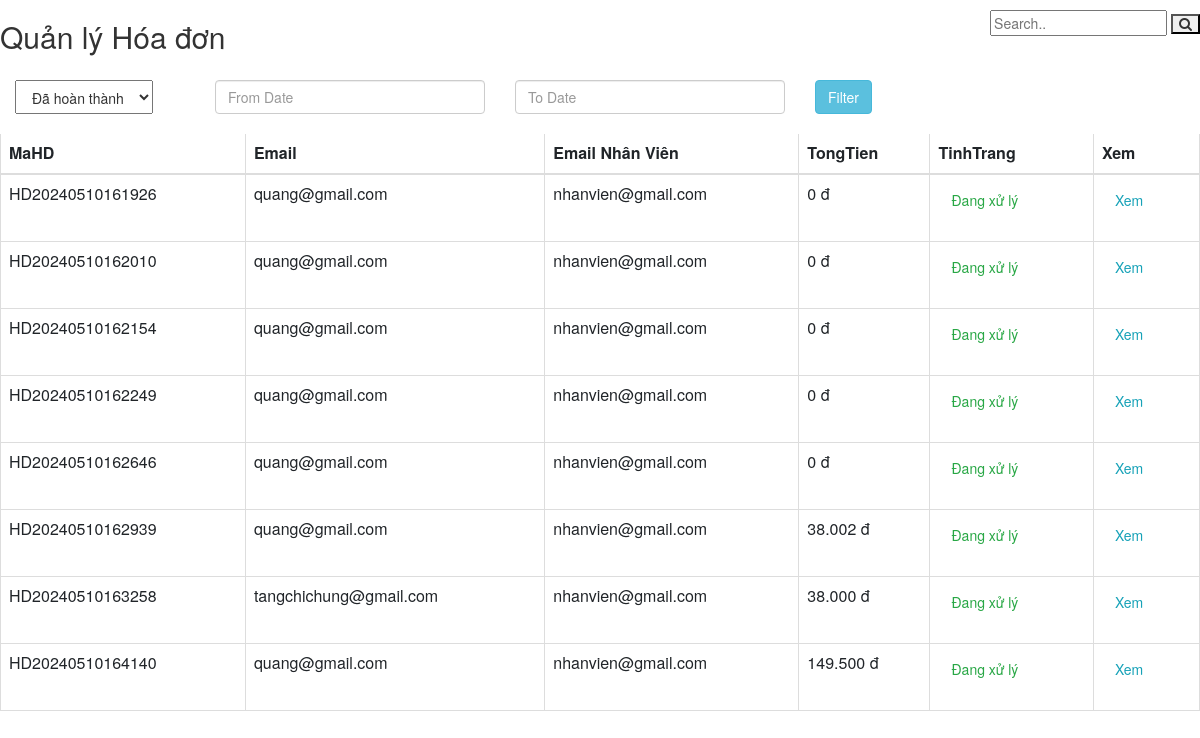
Before: /admin/DonHang.php with the older database file.
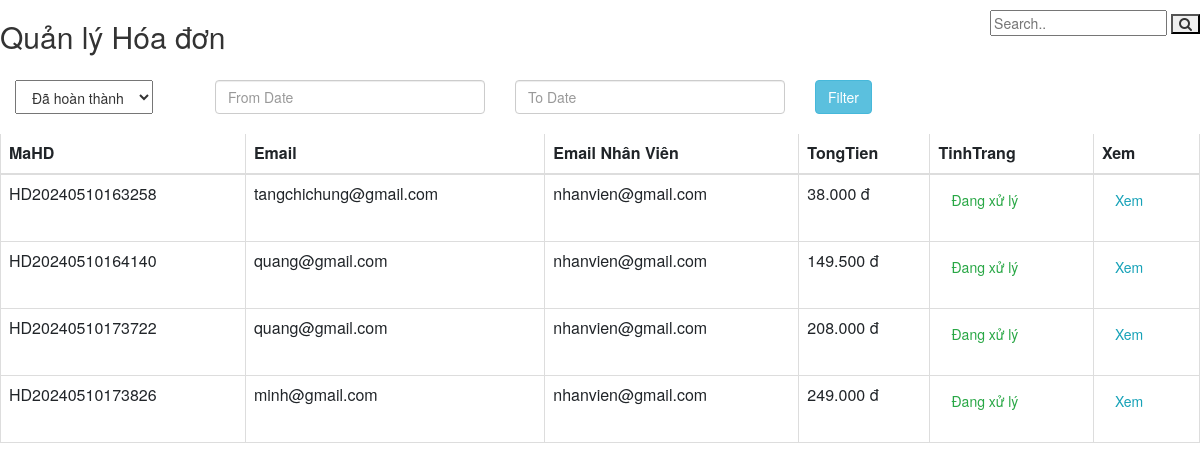
After: the same page with the newer database file.
### tables this page shows
CREATE TABLE `tblhoadon` (
  `MaHD` varchar(30) NOT NULL,
  `Email` varchar(30) NOT NULL,
  `TongTien` varchar(30) DEFAULT NULL,
  `TinhTrang` varchar(30) DEFAULT NULL,
  `NgayThang` date NOT NULL,
  `Email_NhanVien` varchar(30) NOT NULL,
  `SDT` varchar(20) NOT NULL,
  `DiaChi` varchar(50) NOT NULL
);

### admin/DonHang.php (the view, shortened to what this page needs)
<?php
	include 'scripts.php';
?>
<link rel="stylesheet" href="https://maxcdn.bootstrapcdn.com/bootstrap/3.3.6/css/bootstrap.min.css" />
<link rel="stylesheet" href="https://cdnjs.cloudflare.com/ajax/libs/font-awesome/4.7.0/css/font-awesome.min.css">
		<div class="title"><h2>Quản lý Hóa đơn</h2></div>
		<div class="search-container">
    		<form action="code.php" method="post">
      			<input type="text" placeholder="Search.." name="search">
      			<button type="submit" name="btnSearch_HD"><i class="fa fa-search"></i></button>
    		</form>
		  </div>
		  <div>
			  <br><br><br><br>
	<div class="col-md-2 status1">
		<select name="selectStatus" id="selectStatus" style=" height:34px; padding-top: 6px; padding-bottom: 6px; padding-left: 12px; padding-right: 12px;">
			<option value="0" >Đã hoàn thành</option>
		</select>
	</div>
	<div class="col-md-3">
		<input type="text" name="from_date" id="from_date" class="form-control" placeholder="From Date" />
	</div>
	<div class="col-md-3">
		<input type="text" name="to_date" id="to_date" class="form-control" placeholder="To Date" />
	</div>
	<div class="col-md-4">
		<input type="button" name="filter" id="filter" value="Filter" class="btn btn-info" />
	</div>
	<br/>
	</div>
<div class="table-responsive" id="tableHD">
<?php
	$connection = mysqli_connect("localhost","root","","webdb");
	$query = "SELECT * FROM tblhoadon";
	$query_run = mysqli_query($connection,$query);
?>
<table class="table table-bordered" id="datatable" width="100%" cellspacing="0">
	<thead>
		<tr>
			<th>MaHD</th>
			<th>Email</th>
			<th>Email Nhân Viên</th>
			<th>TongTien</th>
			<th>TinhTrang</th>
			<th>Xem</th>
		</tr>
	</thead>
	<tbody>
	<?php
		if(mysqli_num_rows($query_run)>0)
		{
			while($row = mysqli_fetch_assoc($query_run))
			{
				?>
		<tr>
			<td><?php echo $row['MaHD']; ?></td>
			<td><?php echo $row['Email']; ?></td>
			<?php
				if ($row['Email'] == $row['Email_NhanVien'])
					echo '<td></td>';
				else
					echo '<td>'.$row['Email_NhanVien'].'</td>';
			?>
			<td><?php
			$price = number_format($row['TongTien'], 0, ',', '.') . ' đ';
			echo $price; ?></td>
			<td>
				<?php
					if ( $row['TinhTrang'] == 'Đã hoàn thành' ) {
						echo
						'
						<button type="submit" name="check_btn2" class="btn btn-outline-success" value="'.$row['MaHD'].'" onclick="Check2(this.value)">Đã hoàn thành</button>
						';
					}
					else {
						echo
						'
						<button type="submit" name="check_btn" class="btn btn-outline-success" value="'.$row['MaHD'].'" onclick="Check(this.value)">Đang xử lý</button>
						';
					}
				?>
			</td>
			<td>
				<form action="chitietDonhang.php?id=<?php echo $row['MaHD']; ?>" method="post">
				<button type="submit" name="edit_btn" class="btn btn-outline-info">Xem</button>
				</form>
			</td>
		</tr>
		<?php
			}
		}
		else{
			echo "<h2>Không tìm thấy hóa đơn</h2>";
		}
		?>
	</tbody>
</table>
</div>

Changed rows visible on the page:
removed tblhoadon: MaHD "HD20240510161926", Email "quang@gmail.com", Email_NhanVien "nhanvien@gmail.com", TongTien "0 đ"
removed tblhoadon: MaHD "HD20240510162010", Email "quang@gmail.com", Email_NhanVien "nhanvien@gmail.com", TongTien "0 đ"
removed tblhoadon: MaHD "HD20240510162154", Email "quang@gmail.com", Email_NhanVien "nhanvien@gmail.com", TongTien "0 đ"
removed tblhoadon: MaHD "HD20240510162249", Email "quang@gmail.com", Email_NhanVien "nhanvien@gmail.com", TongTien "0 đ"
removed tblhoadon: MaHD "HD20240510162646", Email "quang@gmail.com", Email_NhanVien "nhanvien@gmail.com", TongTien "0 đ"
removed tblhoadon: MaHD "HD20240510162939", Email "quang@gmail.com", Email_NhanVien "nhanvien@gmail.com", TongTien "38.002 đ"
added tblhoadon: MaHD "HD20240510173722", Email "quang@gmail.com", Email_NhanVien "nhanvien@gmail.com", TongTien "208.000 đ"
added tblhoadon: MaHD "HD20240510173826", Email "minh@gmail.com", Email_NhanVien "nhanvien@gmail.com", TongTien "249.000 đ"
